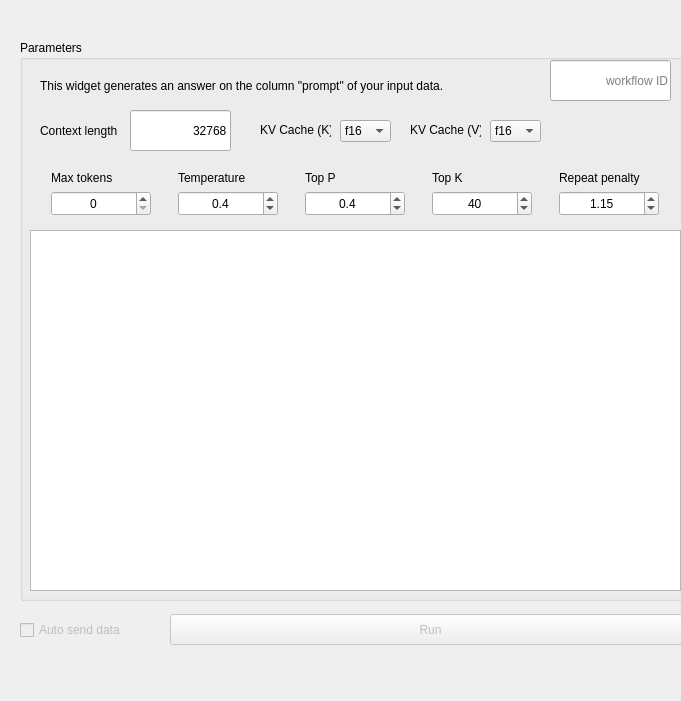
<?xml version="1.0" encoding="UTF-8"?>
<ui version="4.0">
 <class>Form</class>
 <widget class="QWidget" name="Form">
  <property name="geometry">
   <rect>
    <x>0</x>
    <y>0</y>
    <width>681</width>
    <height>701</height>
   </rect>
  </property>
  <property name="windowTitle">
   <string>Form</string>
  </property>
  <widget class="QGroupBox" name="groupBox">
   <property name="geometry">
    <rect>
     <x>20</x>
     <y>40</y>
     <width>671</width>
     <height>561</height>
    </rect>
   </property>
   <property name="title">
    <string>Parameters</string>
   </property>
   <widget class="QLabel" name="Description">
    <property name="geometry">
     <rect>
      <x>20</x>
      <y>20</y>
      <width>551</width>
      <height>51</height>
     </rect>
    </property>
    <property name="text">
     <string>This widget generates an answer on the column &quot;prompt&quot; of your input data.</string>
    </property>
    <property name="textFormat">
     <enum>Qt::AutoText</enum>
    </property>
    <property name="alignment">
     <set>Qt::AlignLeading|Qt::AlignLeft|Qt::AlignVCenter</set>
    </property>
    <property name="wordWrap">
     <bool>true</bool>
    </property>
   </widget>
   <widget class="QLabel" name="label">
    <property name="geometry">
     <rect>
      <x>20</x>
      <y>80</y>
      <width>121</width>
      <height>21</height>
     </rect>
    </property>
    <property name="text">
     <string>Context length</string>
    </property>
   </widget>
   <widget class="QLineEdit" name="lineEdit">
    <property name="geometry">
     <rect>
      <x>110</x>
      <y>70</y>
      <width>101</width>
      <height>41</height>
     </rect>
    </property>
    <property name="text">
     <string>32768</string>
    </property>
    <property name="alignment">
     <set>Qt::AlignRight|Qt::AlignTrailing|Qt::AlignVCenter</set>
    </property>
   </widget>
   <widget class="QWidget" name="gridLayoutWidget">
    <property name="geometry">
     <rect>
      <x>10</x>
      <y>130</y>
      <width>651</width>
      <height>46</height>
     </rect>
    </property>
    <layout class="QGridLayout" name="gridLayout">
     <item row="1" column="4">
      <widget class="QDoubleSpinBox" name="boxRepeatPenalty">
       <property name="minimumSize">
        <size>
         <width>0</width>
         <height>25</height>
        </size>
       </property>
       <property name="maximumSize">
        <size>
         <width>100</width>
         <height>16777215</height>
        </size>
       </property>
       <property name="alignment">
        <set>Qt::AlignCenter</set>
       </property>
       <property name="decimals">
        <number>2</number>
       </property>
       <property name="maximum">
        <double>2.000000000000000</double>
       </property>
       <property name="singleStep">
        <double>0.010000000000000</double>
       </property>
       <property name="value">
        <double>1.150000000000000</double>
       </property>
      </widget>
     </item>
     <item row="1" column="0">
      <widget class="QSpinBox" name="boxMaxTokens">
       <property name="minimumSize">
        <size>
         <width>0</width>
         <height>25</height>
        </size>
       </property>
       <property name="maximumSize">
        <size>
         <width>100</width>
         <height>16777215</height>
        </size>
       </property>
       <property name="alignment">
        <set>Qt::AlignCenter</set>
       </property>
       <property name="maximum">
        <number>4096</number>
       </property>
       <property name="value">
        <number>0</number>
       </property>
      </widget>
     </item>
     <item row="0" column="0">
      <widget class="QLabel" name="label_6">
       <property name="text">
        <string>Max tokens</string>
       </property>
       <property name="alignment">
        <set>Qt::AlignLeading|Qt::AlignLeft|Qt::AlignVCenter</set>
       </property>
      </widget>
     </item>
     <item row="0" column="3">
      <widget class="QLabel" name="label_2">
       <property name="text">
        <string>Top K</string>
       </property>
       <property name="alignment">
        <set>Qt::AlignLeading|Qt::AlignLeft|Qt::AlignVCenter</set>
       </property>
      </widget>
     </item>
     <item row="0" column="1">
      <widget class="QLabel" name="label_3">
       <property name="text">
        <string>Temperature</string>
       </property>
       <property name="alignment">
        <set>Qt::AlignLeading|Qt::AlignLeft|Qt::AlignVCenter</set>
       </property>
      </widget>
     </item>
     <item row="1" column="1">
      <widget class="QDoubleSpinBox" name="boxTemperature">
       <property name="minimumSize">
        <size>
         <width>0</width>
         <height>25</height>
        </size>
       </property>
       <property name="maximumSize">
        <size>
         <width>100</width>
         <height>16777215</height>
        </size>
       </property>
       <property name="alignment">
        <set>Qt::AlignCenter</set>
       </property>
       <property name="decimals">
        <number>1</number>
       </property>
       <property name="maximum">
        <double>1.000000000000000</double>
       </property>
       <property name="singleStep">
        <double>0.100000000000000</double>
       </property>
       <property name="value">
        <double>0.400000000000000</double>
       </property>
      </widget>
     </item>
     <item row="0" column="2">
      <widget class="QLabel" name="label_4">
       <property name="text">
        <string>Top P</string>
       </property>
       <property name="alignment">
        <set>Qt::AlignLeading|Qt::AlignLeft|Qt::AlignVCenter</set>
       </property>
      </widget>
     </item>
     <item row="1" column="3">
      <widget class="QSpinBox" name="boxTopK">
       <property name="minimumSize">
        <size>
         <width>0</width>
         <height>25</height>
        </size>
       </property>
       <property name="maximumSize">
        <size>
         <width>100</width>
         <height>16777215</height>
        </size>
       </property>
       <property name="alignment">
        <set>Qt::AlignCenter</set>
       </property>
       <property name="maximum">
        <number>100</number>
       </property>
       <property name="value">
        <number>40</number>
       </property>
      </widget>
     </item>
     <item row="1" column="2">
      <widget class="QDoubleSpinBox" name="boxTopP">
       <property name="minimumSize">
        <size>
         <width>0</width>
         <height>25</height>
        </size>
       </property>
       <property name="maximumSize">
        <size>
         <width>100</width>
         <height>16777215</height>
        </size>
       </property>
       <property name="alignment">
        <set>Qt::AlignCenter</set>
       </property>
       <property name="decimals">
        <number>1</number>
       </property>
       <property name="maximum">
        <double>1.000000000000000</double>
       </property>
       <property name="singleStep">
        <double>0.100000000000000</double>
       </property>
       <property name="value">
        <double>0.400000000000000</double>
       </property>
      </widget>
     </item>
     <item row="0" column="4">
      <widget class="QLabel" name="label_5">
       <property name="text">
        <string>Repeat penalty</string>
       </property>
       <property name="alignment">
        <set>Qt::AlignLeading|Qt::AlignLeft|Qt::AlignVCenter</set>
       </property>
      </widget>
     </item>
    </layout>
   </widget>
   <widget class="QTextBrowser" name="textBrowser">
    <property name="geometry">
     <rect>
      <x>10</x>
      <y>190</y>
      <width>651</width>
      <height>361</height>
     </rect>
    </property>
   </widget>
   <widget class="QLineEdit" name="lineEdit_2">
    <property name="geometry">
     <rect>
      <x>530</x>
      <y>20</y>
      <width>121</width>
      <height>41</height>
     </rect>
    </property>
    <property name="text">
     <string/>
    </property>
    <property name="alignment">
     <set>Qt::AlignRight|Qt::AlignTrailing|Qt::AlignVCenter</set>
    </property>
    <property name="placeholderText">
     <string>workflow ID</string>
    </property>
   </widget>
   <widget class="QComboBox" name="comboKCache">
    <property name="geometry">
     <rect>
      <x>320</x>
      <y>80</y>
      <width>51</width>
      <height>22</height>
     </rect>
    </property>
    <property name="currentText">
     <string>f16</string>
    </property>
    <property name="currentIndex">
     <number>1</number>
    </property>
    <item>
     <property name="text">
      <string>f32</string>
     </property>
    </item>
    <item>
     <property name="text">
      <string>f16</string>
     </property>
    </item>
    <item>
     <property name="text">
      <string>q4_0</string>
     </property>
    </item>
   </widget>
   <widget class="QLabel" name="label_7">
    <property name="geometry">
     <rect>
      <x>240</x>
      <y>80</y>
      <width>71</width>
      <height>20</height>
     </rect>
    </property>
    <property name="text">
     <string>KV Cache (K)</string>
    </property>
   </widget>
   <widget class="QLabel" name="label_8">
    <property name="geometry">
     <rect>
      <x>390</x>
      <y>80</y>
      <width>71</width>
      <height>20</height>
     </rect>
    </property>
    <property name="text">
     <string>KV Cache (V)</string>
    </property>
   </widget>
   <widget class="QComboBox" name="comboVCache">
    <property name="geometry">
     <rect>
      <x>470</x>
      <y>80</y>
      <width>51</width>
      <height>22</height>
     </rect>
    </property>
    <property name="currentText">
     <string>f16</string>
    </property>
    <property name="currentIndex">
     <number>1</number>
    </property>
    <item>
     <property name="text">
      <string>f32</string>
     </property>
    </item>
    <item>
     <property name="text">
      <string>f16</string>
     </property>
    </item>
    <item>
     <property name="text">
      <string>q4_0</string>
     </property>
    </item>
   </widget>
  </widget>
  <widget class="QPushButton" name="pushButton_send">
   <property name="enabled">
    <bool>false</bool>
   </property>
   <property name="geometry">
    <rect>
     <x>170</x>
     <y>614</y>
     <width>521</width>
     <height>31</height>
    </rect>
   </property>
   <property name="text">
    <string>Run</string>
   </property>
  </widget>
  <widget class="QCheckBox" name="checkBox_send">
   <property name="enabled">
    <bool>false</bool>
   </property>
   <property name="geometry">
    <rect>
     <x>20</x>
     <y>620</y>
     <width>131</width>
     <height>20</height>
    </rect>
   </property>
   <property name="text">
    <string>Auto send data</string>
   </property>
  </widget>
 </widget>
 <resources/>
 <connections/>
</ui>
